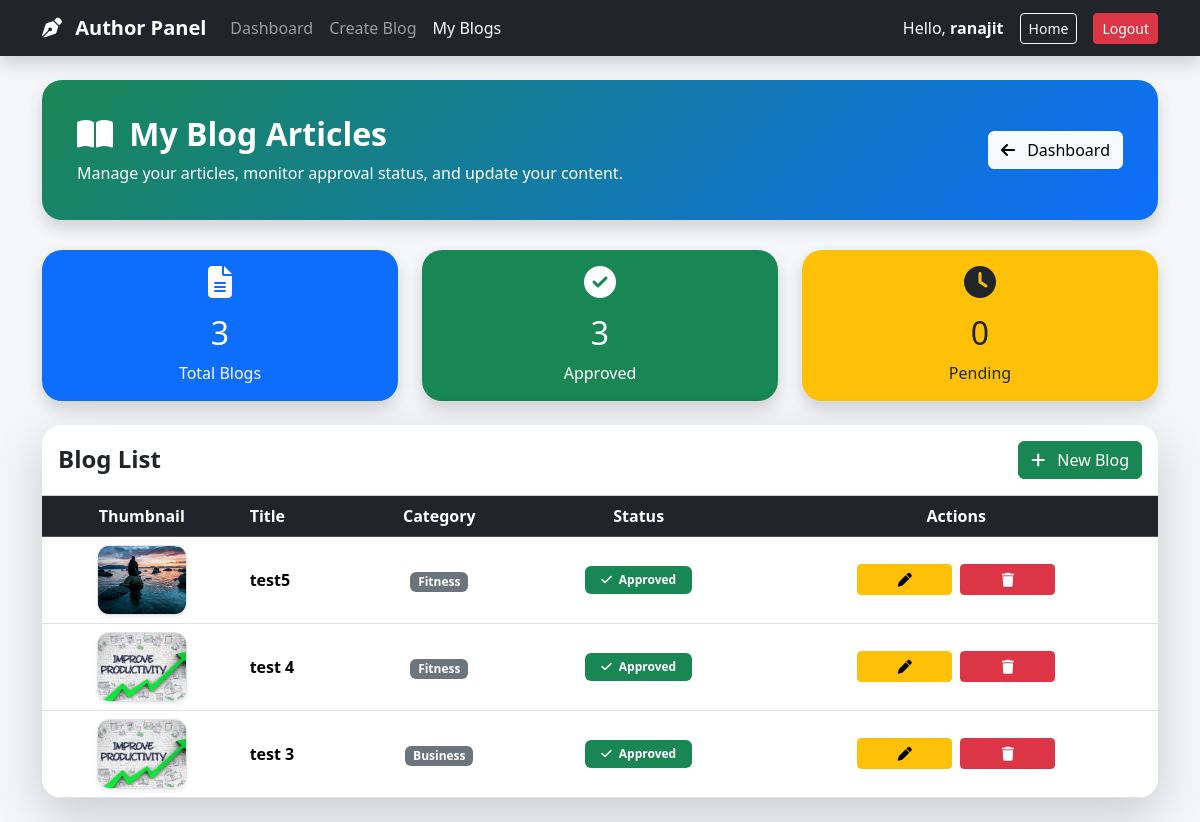
Screenshot of /author/my-blogs.php (signed in) with the database file from the repository.
### tables this page shows
CREATE TABLE `blogs` (
  `id` int NOT NULL,
  `user_id` int NOT NULL,
  `category_id` int NOT NULL,
  `title` varchar(255) NOT NULL,
  `slug` varchar(255) NOT NULL,
  `thumbnail` varchar(255) NOT NULL,
  `description` text NOT NULL,
  `status` enum('pending','approved','rejected','hidden') DEFAULT 'pending',
  `created_at` timestamp NULL DEFAULT CURRENT_TIMESTAMP
);

CREATE TABLE `categories` (
  `id` int NOT NULL,
  `category_name` varchar(255) NOT NULL,
  `slug` varchar(255) NOT NULL,
  `created_at` timestamp NULL DEFAULT CURRENT_TIMESTAMP
);

### author/my-blogs.php (the view, shortened to what this page needs)
<?php
require_once '../config/db.php';
$user_id = $_SESSION['user_id'];
$my_blogs = [];
try {
    $stmt = $pdo->prepare("SELECT b.*, c.category_name FROM blogs b
        JOIN categories c ON b.category_id = c.id
        WHERE b.user_id = ? AND b.status != 'hidden' ORDER BY b.id DESC");
    $stmt->execute([$user_id]);
    $my_blogs = $stmt->fetchAll();
} catch (PDOException $e) {
    $error = "Error loading blogs: " . $e->getMessage();
}
?>
<!DOCTYPE html>
<html lang="en">
<head>
    <link href="https://cdn.jsdelivr.net/npm/bootstrap@5.3.8/dist/css/bootstrap.min.css" rel="stylesheet">
    <link rel="stylesheet"
        href="https://cdnjs.cloudflare.com/ajax/libs/font-awesome/6.6.0/css/all.min.css">
</head>
<body>
    <nav class="navbar navbar-expand-lg navbar-dark bg-dark shadow sticky-top">
        <div class="container">
            <a href="author-dashboard.php"
                class="navbar-brand fw-bold">
                <i class="fa-solid fa-pen-nib me-2"></i>
                Author Panel
            </a>
            <div class="collapse navbar-collapse"
                id="navbarMenu">
                <ul class="navbar-nav me-auto">
                    <li class="nav-item">
                        <a class="nav-link"
                            href="author-dashboard.php">
                            Dashboard
                        </a>
                    </li>
                    <li class="nav-item">
                        <a class="nav-link"
                            href="create-blog.php">
                            Create Blog
                        </a>
                    </li>
                    <li class="nav-item">
                        <a class="nav-link active"
                            href="my-blogs.php">
                            My Blogs
                        </a>
                    </li>
                </ul>
                <div class="d-flex align-items-center gap-3">
                    <span class="text-light">
                        Hello,
                        <strong>
                            <?php echo htmlspecialchars($_SESSION['user_name']); ?>
                        </strong>
                    </span>
                    <a href="../index.php"
                        class="btn btn-outline-light btn-sm">
                        Home
                    </a>
                    <a href="../logout.php"
                        class="btn btn-danger btn-sm">
                        Logout
                    </a>
                </div>
            </div>
        </div>
    </nav>
    <div class="container py-4">
        <div class="hero-section shadow">
            <div class="row align-items-center">
                <div class="col-md-8">
                    <h2 class="fw-bold mb-2">
                        <i class="fa-solid fa-book-open me-2"></i>
                        My Blog Articles
                    </h2>
                    <p class="mb-0">
                        Manage your articles, monitor approval status,
                        and update your content.
                    </p>
                </div>
                <div class="col-md-4 text-md-end mt-3 mt-md-0">
                    <a href="author-dashboard.php"
                        class="btn btn-light">
                        <i class="fa-solid fa-arrow-left me-2"></i>
                        Dashboard
                    </a>
                </div>
            </div>
        </div>
        <div class="row mb-4 g-4">
            <div class="col-md-4">
                <div class="card stat-card bg-primary text-white shadow">
                    <div class="card-body text-center">
                        <i class="fa-solid fa-file-lines fa-2x mb-3"></i>
                        <h2>
                            <?php echo count($my_blogs); ?>
                        </h2>
                        <p class="mb-0">
                            Total Blogs
                        </p>
                    </div>
                </div>
            </div>
            <div class="col-md-4">
                <div class="card stat-card bg-success text-white shadow">
                    <div class="card-body text-center">
                        <i class="fa-solid fa-circle-check fa-2x mb-3"></i>
                        <h2>
                            <?php
                            echo count(array_filter($my_blogs, function ($b) {
                                return strtolower($b['status']) == 'approved';
                            }));
                            ?>
                        </h2>
                        <p class="mb-0">
                            Approved
                        </p>
                    </div>
                </div>
            </div>
            <div class="col-md-4">
                <div class="card stat-card bg-warning text-dark shadow">
                    <div class="card-body text-center">
                        <i class="fa-solid fa-clock fa-2x mb-3"></i>
                        <h2>
                            <?php
                            echo count(array_filter($my_blogs, function ($b) {
                                return strtolower($b['status']) == 'pending';
                            }));
                            ?>
                        </h2>
                        <p class="mb-0">
                            Pending
                        </p>
                    </div>
                </div>
            </div>
        </div>
        <div class="card blog-card shadow-lg">
            <div class="card-header bg-white py-3 d-flex justify-content-between align-items-center">
                <h4 class="mb-0 fw-bold">
                    Blog List
                </h4>
                <a href="create-blog.php"
                    class="btn btn-success">
                    <i class="fa-solid fa-plus me-2"></i>
                    New Blog
                </a>
            </div>
            <div class="card-body p-0">
                <div class="table-responsive">
                    <table class="table table-hover align-middle mb-0">
                        <thead class="table-dark text-center">
                            <tr>
                                <th>Thumbnail</th>
                                <th class="text-start">Title</th>
                                <th>Category</th>
                                <th>Status</th>
                                <th>Actions</th>
                            </tr>
                        </thead>
                        <tbody>
                            <?php if (empty($my_blogs)): ?>
                                <tr>
                                    <td colspan="5"
                                        class="text-center py-5 text-muted">
                                        <i class="fa-solid fa-folder-open fa-3x d-block mb-3"></i>
                                        No blogs found.
                                    </td>
                                </tr>
                            <?php else: ?>
                                <?php foreach ($my_blogs as $post): ?>
                                    <?php
                                    $blogStatus = strtolower(trim($post['status']));
                                    ?>
                                    <tr>
                                        <td class="text-center">
                                            <img src="../assets/images/<?php echo htmlspecialchars($post['thumbnail']); ?>"
                                                class="blog-image shadow-sm border">
                                        </td>
                                        <td>
                                            <strong>
                                                <?php echo htmlspecialchars($post['title']); ?>
                                            </strong>
                                        </td>
                                        <td class="text-center">
                                            <span class="badge bg-secondary">
                                                <?php echo htmlspecialchars($post['category_name']); ?>
                                            </span>
                                        </td>
                                        <td class="text-center">
                                            <?php if ($blogStatus === 'approved'): ?>
                                                <span class="badge bg-success px-3 py-2">
                                                    <i class="fa-solid fa-check me-1"></i>
                                                    Approved
                                                </span>
                                            <?php endif; ?>
                                        </td>
                                        <td class="text-center">
                                            <a href="edit-blog.php?id=<?php echo $post['id']; ?>"
                                                class="btn btn-warning btn-sm action-btn me-1">
                                                <i class="fa-solid fa-pen"></i>
                                            </a>
                                            <a href="my-blogs.php?action=delete&id=<?php echo $post['id']; ?>"
                                                class="btn btn-danger btn-sm action-btn"
                                                onclick="return confirm('Delete this blog?')">
                                                <i class="fa-solid fa-trash"></i>
                                            </a>
                                        </td>
                                    </tr>
                                <?php endforeach; ?>
                            <?php endif; ?>
                        </tbody>
                    </table>
                </div>
            </div>
        </div>
    </div>
</body>
</html>

### author/my-blogs.php (style rules this page uses)
body { background: #f4f6f9; }
.hero-section { background: linear-gradient(135deg, #198754, #0d6efd); color: white; border-radius: 20px; padding: 35px; margin-bottom: 30px; }
.blog-card { border: none; border-radius: 20px; overflow: hidden; }
.blog-image { width: 90px; height: 70px; object-fit: cover; border-radius: 12px; }
.stat-card { border: none; border-radius: 20px; transition: 0.3s; }
.action-btn { min-width: 95px; }
.table td, .table th { vertical-align: middle; }

### rows the page displays
blogs: thumbnail (picture), title "test5", category.category_name "Fitness", status "approved" (drawn)
blogs: thumbnail (picture), title "test 4", category.category_name "Fitness", status "approved" (drawn)
blogs: thumbnail (picture), title "test 3", category.category_name "Business", status "approved" (drawn)

### other values shown
$_SESSION['user_name'] "ranajit"
count($my_blogs) "3"
